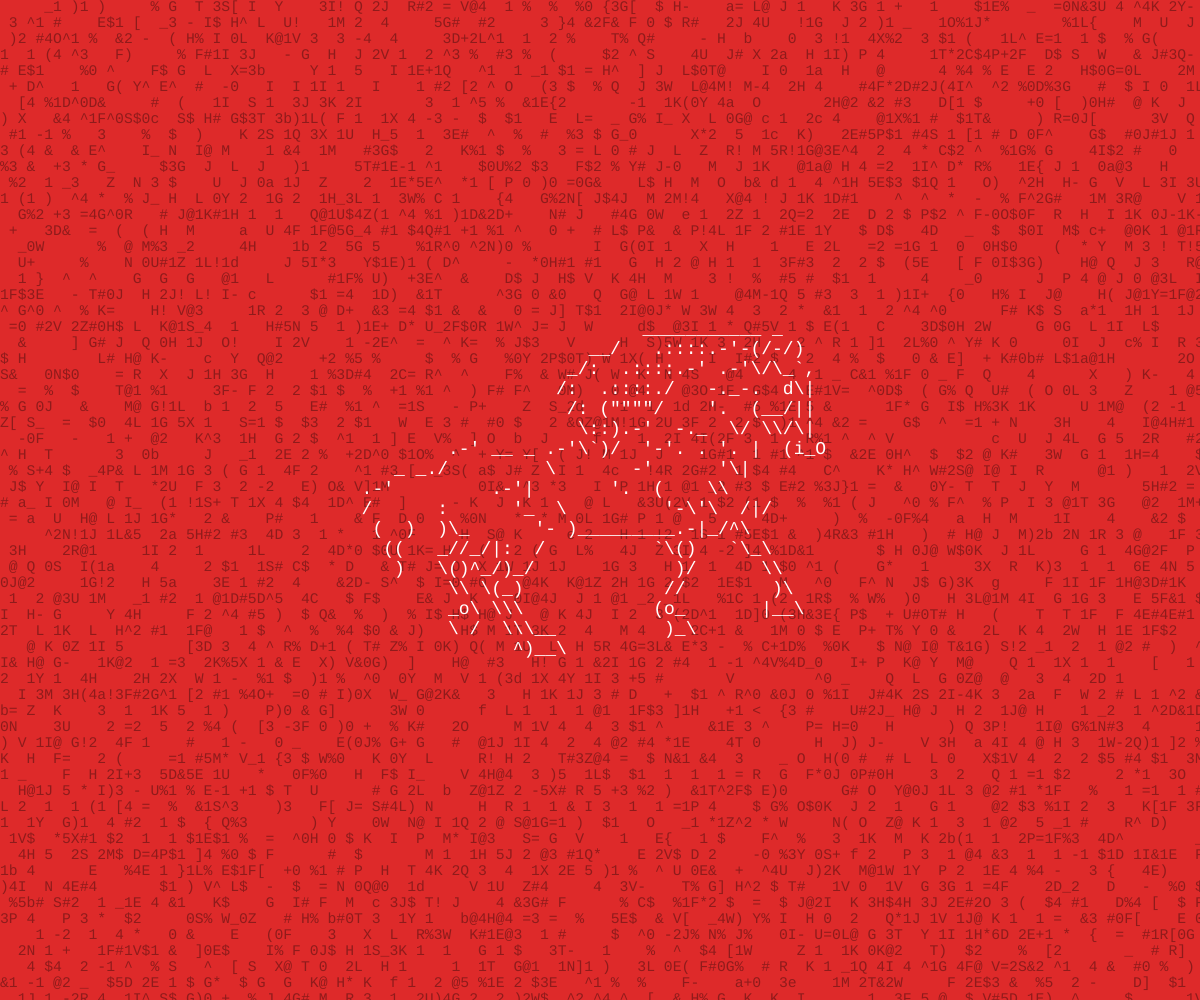
Frame 1 (no input)
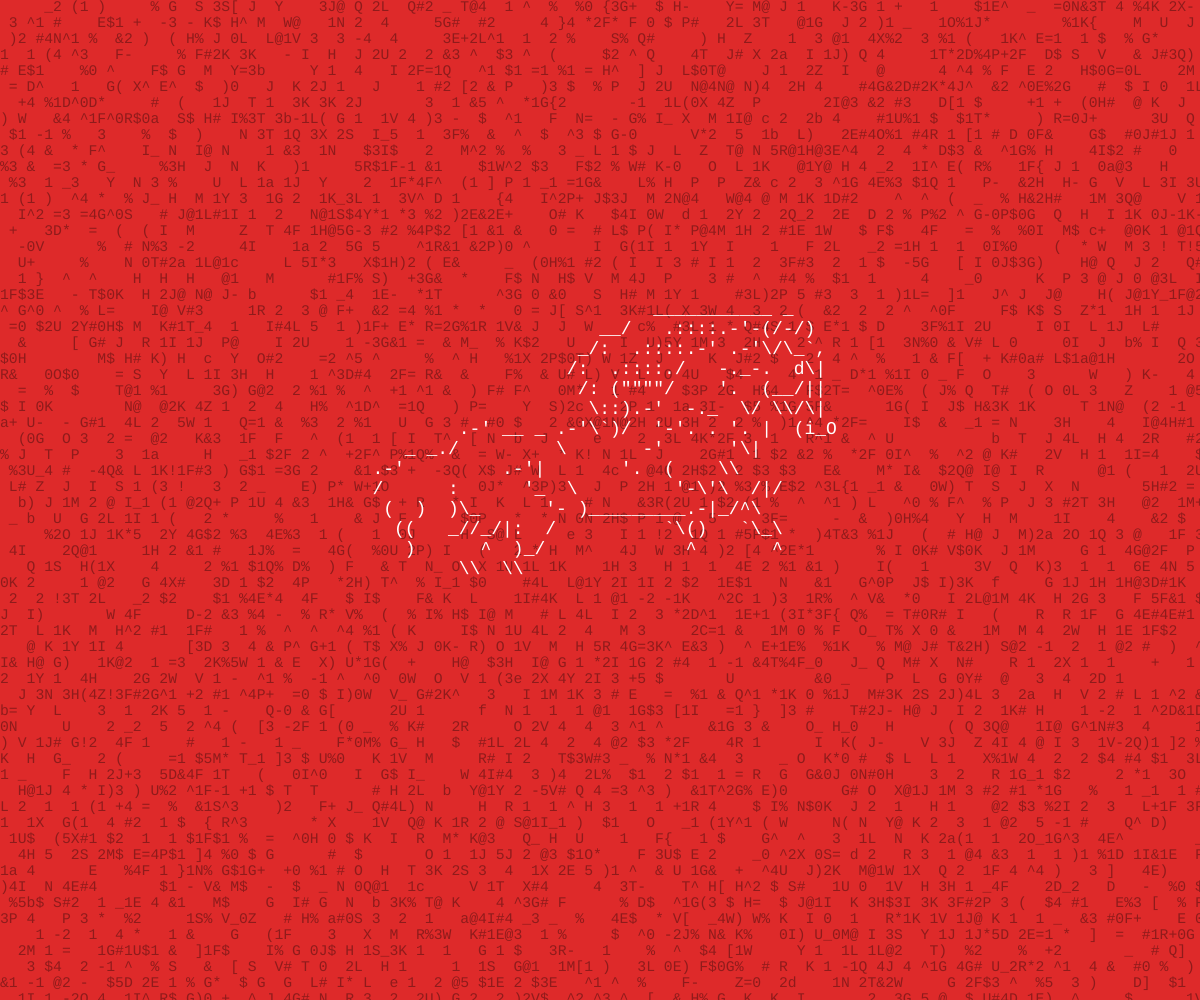
Frame 60 (no input)
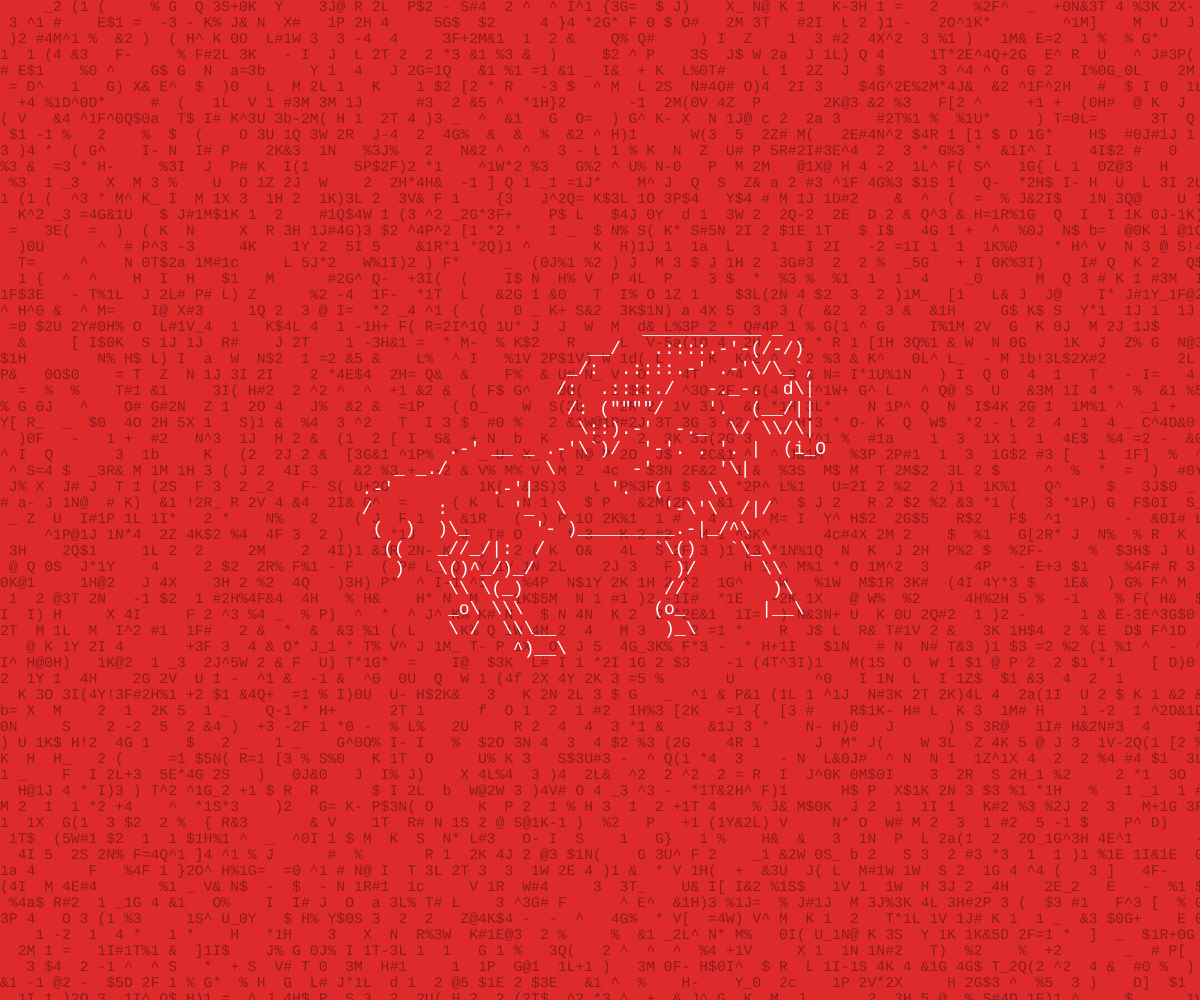
Frame 120 (the mouse pressed at the canvas centre since frame 60)

The p5.js sketch that drew these frames (run headless with seeded random() and noise() and a simulated clock; from frame 60 on, the mouse is pressed at the canvas centre):

// p5.js sketch
// ── sketch.js
// p5.js — ASCII horse run with distance-linked fill (stable, low flicker)

let fpsRun = 10;
let fontPx = 18;
let fontReady = false;
let pane = null;
const params = {
  changes: 1.2,
  space: 0.18,
  palette: "v0.5",
  horseSize: 1.0,
};
const colorThemes = {
  "v0.4": {
    bg: "#000000",
    fill: [24, 255, 28, 60],
    horse: "#F61E1E",
  },
  "v0.5": {
    bg: "#DE2A2A",
    fill: [0, 90],
    horse: "#FFFFFF",
  },
};

const fillScale = 0.82;
const trailRadius = 12.0;
const fillRampGroups = [
  "      _",
  "-=~^",
  "<>[]{}()",
  "!il1",
  "+*#%&@$",
  "0135792468",
  "ACEFGHJKLNPQRTUVWXYZ",
  "MW8BHKX",
];
const fillRampChars = buildRampChars(fillRampGroups);
const fillClassPools = [
  "~!@#$%^&*()-_=+[]{}<>?/\\|;:.,`'",
  "0123456789",
  "ABCDEFGHIJKLMNOPQRSTUVWXYZabcdefghijklmnopqrstuvwxyz",
];

let framesRows = [];
let framesMask = [];
let framesDist = [];
let frameContact = [];
let animFrameCount = 0;
let frameW = 0;
let frameH = 0;

let fillState = [];
let fillIndex = [];
let fillCooldown = [];
let fillCols = 0;
let fillRows = 0;

const runMotionPath = [
  { x: 0, y: 0 },
  { x: 1, y: -1 },
  { x: 2, y: 0 },
  { x: 1, y: 1 },
];

const rawFrames = [
`                           ___________ _
                      __/   .::::.-'-(/-/)
                    _/:  .::::.-' .-'\\/\\_\`,
                   /:  .::::./   -._-.  d\\|
                    /: (""""/    '.  (__/||
                     \\::).-'  -._  \\/ \\\\/\\|
         .-' __ _ .-'\\\`)/  '-'. . '. |  (i_O
    _ _./         \\       -'      '\\|
 .-'         .-'|       '.  (    \\\\
 /      :      '_  \\         '-\\'\\  /|/
  (  )  )\\_      '- )_________.-|_/^\\
   ((   _//_/|:  /          \`\\()   \`\\_\\
    )   \\()^_/)_/             )/      \\\\
         \\\\ \\(_)             //        )\\
         _o\\ \\\\\\            (o_       |__\\
         \\ /  \\\\\\__          )_\\
               ^)__\\
`,

`                           ___________ _
                      __/   .::::.-'-(/-/)
                    _/:  .::::.-' .-'\\/\\_\`,
                   /:  .::::./   -._-.  d\\|
                    /: (""""/    '.  (__/||
                     \\::).-'  -._  \\/ \\\\/\\|
         .-' __ _ .-'\\\`)/  '-'. . '. |  (i_O
    _ _./         \\       -'      '\\|
 .-'         .-'|       '.  (    \\\\
 /      :      '_  \\         '-\\'\\  /|/
  (  )  )\\_      '- )_________.-|_/^\\
   ((   _//_/|:  /          \`\\()   \`\\_\\
    )      ^  )_/             ^       ^
         \\\\  \\\\
`,

`                           ___________ _
                      __/   .::::.-'-(/-/)
                    _/:  .::::.-' .-'\\/\\_\`,
                   /:  .::::./   -._-.  d\\|
                    /: (""""/    '.  (__/||
                     \\::).-'  -._  \\/ \\\\/\\|
         .-' __ _ .-'\\\`)/  '-'. . '. |  (i_O
    _ _./         \\       -'      '\\|
 .-'         .-'|       '.  (    \\\\
 /      :      '_  \\         '-\\'\\  /|/
  (  )  )\\_      '- )_________.-|_/^\\
   ((   _//_/|:  /          \`\\()   \`\\_\\
    )   \\\\     )_/            \\\\       \\
         _o\\   \\\\\\             _o\\      \\
         \\ /    \\\\\\__          \\ /       \\__
               ^)__\\
`,

`                           ___________ _
                      __/   .::::.-'-(/-/)
                    _/:  .::::.-' .-'\\/\\_\`,
                   /:  .::::./   -._-.  d\\|
                    /: (""""/    '.  (__/||
                     \\::).-'  -._  \\/ \\\\/\\|
         .-' __ _ .-'\\\`)/  '-'. . '. |  (i_O
    _ _./         \\       -'      '\\|
 .-'         .-'|       '.  (    \\\\
 /      :      '_  \\         '-\\'\\  /|/
  (  )  )\\_      '- )_________.-|_/^\\
   ((   _//_/|:  /          \`\\()   \`\\_\\
    )   \\()^_/)_/             )/      \\\\
         \\\\ \\(_)             //        )\\
         _o\\                  _o\\
         \\ /                  \\ /
`
];

function setup() {
  createCanvas(windowWidth, windowHeight);
  pixelDensity(1);
  textAlign(LEFT, TOP);
  noStroke();
  if (window.Tweakpane && !pane) {
    pane = new window.Tweakpane.Pane({ title: "ASCII" });
    pane.addInput(params, "palette", {
      label: "palette",
      options: {
        "v0.4": "v0.4",
        "v0.5": "v0.5",
      },
    });
    pane.addInput(params, "changes", {
      label: "changes",
      min: 0,
      max: 10,
      step: 0.01,
    });
    pane.addInput(params, "horseSize", {
      label: "horse size",
      min: 0.5,
      max: 2.2,
      step: 0.01,
    });
    pane.addInput(params, "space", {
      label: "space",
      min: 0,
      max: 1,
      step: 0.01,
    });
  }
  document.fonts.ready.then(() => {
    textFont("JetBrains Mono, monospace");
    fontReady = true;
    buildFrames();
  });
}

function windowResized() {
  resizeCanvas(windowWidth, windowHeight);
  fillCols = 0;
  fillRows = 0;
}

function draw() {
  const theme = colorThemes[params.palette] ?? colorThemes["v0.5"];
  background(theme.bg);
  if (!fontReady || animFrameCount === 0) return;

  const horseSizeScale = constrain(params.horseSize, 0.5, 2.2);
  textSize(fontPx * horseSizeScale);
  textFont("JetBrains Mono, monospace");
  drawingContext.font = `${textSize()}px "JetBrains Mono", monospace`;
  drawingContext.textBaseline = "top";

  let drawSize = fontPx * horseSizeScale;
  let metrics = measureFrame();
  let cellW = metrics.cellW;
  let lineH = metrics.lineH;
  let blockW = metrics.maxW;
  let blockH = frameH * lineH;

  if (blockW > width || blockH > height) {
    const fit = Math.min(width / blockW, height / blockH);
    drawSize = fontPx * horseSizeScale * fit;
    textSize(drawSize);
    textFont("JetBrains Mono, monospace");
    drawingContext.font = `${textSize()}px "JetBrains Mono", monospace`;
    metrics = measureFrame();
    cellW = metrics.cellW;
    lineH = metrics.lineH;
    blockW = metrics.maxW;
    blockH = frameH * lineH;
  }

  const x0 = Math.floor(width * 0.5 - blockW * 0.5);
  const y0 = Math.floor(height * 0.5 - blockH * 0.5);
  textLeading(lineH);

  const t = millis() / 1000;
  const pos = t * fpsRun;
  const idx = Math.floor(pos) % animFrameCount;
  const nextAnimIdx = (idx + 1) % animFrameCount;
  const mix = pos - Math.floor(pos);
  const prevIdx = (idx - 1 + animFrameCount) % animFrameCount;
  const rows = framesRows[idx];
  const dist = framesDist[idx];
  const contactStrength = lerp(frameContact[idx] ?? 0, frameContact[nextAnimIdx] ?? 0, mix);

  const motionNow = sampleMotionAtPos(pos);
  const motionPrev = sampleMotionAtPos(pos - 0.20);
  const vx = motionNow.x - motionPrev.x;
  const vy = motionNow.y - motionPrev.y;
  const moveSpeed = Math.sqrt(vx * vx + vy * vy);
  const moveDirX = Math.abs(vx) > 1e-5 ? Math.sign(vx) : 1;

  textSize(drawSize * fillScale);
  textFont("JetBrains Mono, monospace");
  drawingContext.font = `${textSize()}px "JetBrains Mono", monospace`;
  const fillCellW = drawingContext.measureText("M").width;
  const fillLineH = measureLineHeight();
  const bgCols = Math.ceil(width / fillCellW) + 1;
  const bgRows = Math.ceil(height / fillLineH) + 1;
  ensureFillState(bgCols, bgRows);
  const changeLevel = constrain(params.changes, 0, 4);
  const changeScale = lerp(0.08, 3.2, changeLevel / 4);
  const changesEnabled = changeLevel > 0.001;
  const spaceAmount = constrain(params.space, 0, 1);

  fill(...theme.fill);
  for (let gy = 0; gy < bgRows; gy++) {
    let fillRow = "";
    for (let gx = 0; gx < bgCols; gx++) {
      const si = gy * bgCols + gx;
      const px = gx * fillCellW;
      const py = gy * fillLineH;

      const dHorse = sampleHorseDistanceWorld(px, py, x0, y0, cellW, lineH, frameW, frameH, dist);
      const nDist = constrain(dHorse / (trailRadius * 3.2), 0, 1);
      const influence = 1.0 - nDist;

      const cx = x0 + blockW * 0.5;
      const cy = y0 + blockH * 0.5;
      const dx = (px - cx) / Math.max(1, cellW);
      const dy = (py - cy) / Math.max(1, lineH);
      const dir = (vx * dx + vy * dy) / Math.max(1, frameW + frameH);
      const wake = constrain(influence + dir * 1.1, 0, 1);
      const dxNorm = (px - cx) / Math.max(1, blockW * 0.5);
      const frontSigned = constrain(moveDirX * dxNorm, -1, 1);
      const backBias = constrain(-frontSigned, 0, 1);
      const frontBias = constrain(frontSigned, 0, 1);
      const motionGain = constrain(moveSpeed * 12.0, 0, 1);
      const frontBackGain = constrain(1.0 + motionGain * (2.8 * backBias - 1.2 * frontBias), 0.08, 4.2);
      const behindX = constrain(-moveDirX * dxNorm, 0, 1);
      const tailY = constrain(1.0 - Math.abs((py - cy) / Math.max(1, blockH * 0.45)), 0, 1);
      const tailCone = Math.pow(behindX, 1.35) * Math.pow(tailY, 1.1);

      const baseA = hash01(gx, gy, 3);
      const baseB = hash01(gx + 97, gy + 211, 9);
      const basePattern = 0.65 * baseA + 0.35 * baseB;
      const phase1 = 0.22 * gx + 0.17 * gy + t * (0.35 + 0.45 * influence);
      const phase2 = -0.11 * gx + 0.19 * gy + t * (0.22 + 0.35 * influence);
      const movingPattern = 0.5 + 0.5 * (0.65 * sin(phase1) + 0.35 * sin(phase2 + dir * 8.0));
      const gainForCell = frontBackGain;
      const targetMix = constrain(wake * gainForCell, 0, 1);
      const target = constrain(lerp(basePattern, movingPattern, targetMix), 0, 1);

      const contactGain = lerp(0.22, 1.0, contactStrength);
      // Leftward advection field: strongest in horse wake band, weak in front/far regions.
      const yBand = constrain(1.0 - Math.abs((py - cy) / Math.max(1, blockH * 0.55)), 0, 1);
      const flowLeft = constrain(
        0.004 +
        motionGain * (0.012 + 0.16 * tailCone + 0.06 * backBias) * influence * yBand * contactGain,
        0,
        0.22
      );
      const upstream = gx < bgCols - 1 ? fillState[si + 1] : fillState[si];
      fillState[si] = lerp(fillState[si], upstream, flowLeft);

      const alpha = lerp(0.002, 0.045, influence) * contactGain * (0.7 + 0.9 * backBias * motionGain);
      fillState[si] = lerp(fillState[si], target, alpha);

      let energy = fillState[si];
      const staticVar = hash01(gx, gy, 41);
      const slowVar = 0.5 + 0.5 * sin(0.031 * gx + 0.047 * gy + t * 0.12);
      energy = constrain(energy * 0.72 + staticVar * 0.20 + slowVar * 0.08, 0, 1);
      const targetIdx = energyToIndexExpanded(energy);

      const intervalBase = Math.floor(lerp(34, 10, influence));
      const interval = clampInt(Math.floor(intervalBase / (0.35 + changeScale)), 3, 48);
      const stagger = (gx * 13 + gy * 7) & 31;
      let curIdx = fillIndex[si];
      const margin = Math.max(3, Math.floor(fillRampChars.length * 0.08));

      const cd = fillCooldown[si] ?? 0;
      if (cd > 0) fillCooldown[si] = cd - 1;

      // Per-cell update chance removes scan-order bias (no top-of-screen favoritism).
      const changeChance =
        lerp(0.00025, 0.018, influence) *
        changeScale *
        contactGain *
        (0.55 + 1.7 * tailCone * motionGain + 0.5 * backBias * motionGain) *
        (0.75 + 0.8 * yBand);
      const allowByChance = hash01(gx, gy, window.frameCount * 17 + 23) < changeChance;
      if (
        changesEnabled &&
        influence > 0.12 &&
        ((window.frameCount + stagger) % interval) === 0 &&
        allowByChance &&
        (fillCooldown[si] ?? 0) <= 0
      ) {
        if (targetIdx > curIdx + margin) curIdx += 1;
        else if (targetIdx < curIdx - margin) curIdx -= 1;
        if (curIdx !== fillIndex[si]) {
          const cooldownBase = lerp(28, 10, influence);
          fillCooldown[si] = clampInt(Math.floor(cooldownBase / (0.45 + changeScale * 0.85)), 2, 28);
        }
      }
      fillIndex[si] = curIdx;

      const ri = clampInt(curIdx, 0, fillRampChars.length - 1);
      // Stable class assignment per cell: punctuation / digits / letters.
      const classIdx = (gx + ((gy * 5 + 7) % 3)) % 3;
      const pool = fillClassPools[classIdx];
      const riNorm = ri / Math.max(1, fillRampChars.length - 1);
      const basePick = hash01(gx, gy, classIdx + 733);
      const driftPick = Math.floor(t * (0.35 + 3.6 * tailCone * motionGain * contactGain));
      const slowPick = 0.5 + 0.5 * sin(0.12 * gx + 0.09 * gy + 0.5 * driftPick + classIdx * 1.9);
      const pick01 = constrain(riNorm * 0.66 + basePick * 0.18 + slowPick * 0.16, 0, 1);
      const pick = clampInt(Math.floor(pick01 * pool.length), 0, pool.length - 1);
      const spaceChance = constrain(spaceAmount * (0.25 + 0.75 * (1.0 - riNorm)), 0, 0.95);
      const spaceRoll = 0.68 * basePick + 0.32 * slowPick;
      const ch = spaceRoll < spaceChance ? " " : (pool[pick] ?? " ");
      fillRow += ch;
    }
    text(fillRow, 0, gy * fillLineH);
  }

  textSize(drawSize);
  textFont("JetBrains Mono, monospace");
  drawingContext.font = `${textSize()}px "JetBrains Mono", monospace`;
  fill(theme.horse);
  for (let y = 0; y < frameH; y++) {
    const row = rows[y] ?? "";
    text(row, x0, y0 + y * lineH);
  }
}

function buildFrames() {
  const parsed = rawFrames.map((f) => f.split("\n"));
  animFrameCount = parsed.length;
  const baseH = Math.max(...parsed.map((rows) => rows.length));
  const baseW = Math.max(...parsed.map((rows) => Math.max(...rows.map((r) => r.length))));

  let minX = Infinity;
  let minY = Infinity;
  let maxX = -Infinity;
  let maxY = -Infinity;
  for (let i = 0; i < animFrameCount; i++) {
    const m = runMotionPath[i % runMotionPath.length];
    minX = Math.min(minX, m.x);
    minY = Math.min(minY, m.y);
    maxX = Math.max(maxX, m.x);
    maxY = Math.max(maxY, m.y);
  }

  const pad = 1;
  frameW = baseW + (maxX - minX) + pad * 2;
  frameH = baseH + (maxY - minY) + pad * 2;

  framesMask = [];
  framesDist = [];
  const contactRaw = [];
  framesRows = parsed.map((rows, i) => {
    const m = runMotionPath[i % runMotionPath.length];
    const offX = m.x - minX + pad;
    const offY = m.y - minY + pad;

    const canvas = Array.from({ length: frameH }, () =>
      Array.from({ length: frameW }, () => " ")
    );

    for (let y = 0; y < rows.length; y++) {
      const src = rows[y];
      const yy = y + offY;
      if (yy < 0 || yy >= frameH) continue;
      for (let x = 0; x < src.length; x++) {
        const ch = src[x];
        if (ch === " ") continue;
        const xx = x + offX;
        if (xx < 0 || xx >= frameW) continue;
        canvas[yy][xx] = ch;
      }
    }

    const rowStrings = canvas.map((r) => r.join(""));
    const mask = new Uint8Array(frameW * frameH);
    for (let y = 0; y < frameH; y++) {
      const off = y * frameW;
      for (let x = 0; x < frameW; x++) {
        mask[off + x] = canvas[y][x] === " " ? 0 : 1;
      }
    }

    framesMask.push(mask);
    framesDist.push(chamferDistance(mask, frameW, frameH));
    contactRaw.push(computeGroundContact(mask, frameW, frameH));
    return rowStrings;
  });

  const cMin = Math.min(...contactRaw);
  const cMax = Math.max(...contactRaw);
  const denom = Math.max(1e-6, cMax - cMin);
  frameContact = contactRaw.map((v) => Math.pow(constrain((v - cMin) / denom, 0, 1), 0.85));
}

function measureFrame() {
  const cellW = drawingContext.measureText("M").width;
  const lineH = measureLineHeight();
  return { cellW, maxW: frameW * cellW, lineH };
}

function measureLineHeight() {
  let lineH = textAscent() + textDescent();
  const m = drawingContext.measureText("M");
  if (m.actualBoundingBoxAscent !== undefined) {
    const h = m.actualBoundingBoxAscent + m.actualBoundingBoxDescent;
    if (h > lineH) lineH = h;
  }
  return lineH;
}

function chamferDistance(mask, w, h) {
  const INF = 1e9;
  const d = new Float32Array(w * h);
  for (let i = 0; i < d.length; i++) d[i] = mask[i] ? 0 : INF;

  const w1 = 1.0;
  const w2 = 1.4;
  for (let y = 0; y < h; y++) {
    const row = y * w;
    for (let x = 0; x < w; x++) {
      const i = row + x;
      let best = d[i];
      if (x > 0) best = Math.min(best, d[i - 1] + w1);
      if (y > 0) best = Math.min(best, d[i - w] + w1);
      if (x > 0 && y > 0) best = Math.min(best, d[i - w - 1] + w2);
      if (x < w - 1 && y > 0) best = Math.min(best, d[i - w + 1] + w2);
      d[i] = best;
    }
  }
  for (let y = h - 1; y >= 0; y--) {
    const row = y * w;
    for (let x = w - 1; x >= 0; x--) {
      const i = row + x;
      let best = d[i];
      if (x < w - 1) best = Math.min(best, d[i + 1] + w1);
      if (y < h - 1) best = Math.min(best, d[i + w] + w1);
      if (x < w - 1 && y < h - 1) best = Math.min(best, d[i + w + 1] + w2);
      if (x > 0 && y < h - 1) best = Math.min(best, d[i + w - 1] + w2);
      d[i] = best;
    }
  }
  return d;
}

function clampInt(v, lo, hi) {
  return Math.max(lo, Math.min(hi, v));
}

function buildRampChars(groups) {
  let s = "";
  for (let i = 0; i < groups.length; i++) s += groups[i];
  return s;
}

function energyToIndexExpanded(energy) {
  const e = constrain((energy - 0.06) / 0.88, 0, 1);
  const shaped = Math.pow(e, 0.78);
  const n = fillRampChars.length;
  return clampInt(Math.floor(shaped * (n - 1)), 0, n - 1);
}

function indexToGroup(idx) {
  const n = fillRampChars.length;
  const g = fillRampGroups.length;
  const k = clampInt(idx, 0, n - 1);
  return clampInt(Math.floor((k / Math.max(1, n - 1)) * (g - 1)), 0, g - 1);
}

function ensureFillState(cols, rows) {
  if (cols === fillCols && rows === fillRows && fillState.length === cols * rows) return;

  const next = new Float32Array(cols * rows);
  const nextIdx = new Int16Array(cols * rows);
  const nextCd = new Int16Array(cols * rows);
  const copyCols = Math.min(cols, fillCols);
  const copyRows = Math.min(rows, fillRows);

  for (let y = 0; y < copyRows; y++) {
    const oldOff = y * fillCols;
    const newOff = y * cols;
    for (let x = 0; x < copyCols; x++) {
      next[newOff + x] = fillState[oldOff + x] ?? 0;
      nextIdx[newOff + x] = fillIndex[oldOff + x] ?? 0;
      nextCd[newOff + x] = fillCooldown[oldOff + x] ?? 0;
    }
  }

  for (let i = 0; i < next.length; i++) {
    if (next[i] === 0) {
      const seed = hash01(i % cols, Math.floor(i / cols), 5);
      next[i] = seed;
      nextIdx[i] = energyToIndexExpanded(seed);
      nextCd[i] = clampInt(Math.floor(hash01(i, i >> 1, 13) * 9), 0, 8);
    }
  }

  fillState = next;
  fillIndex = nextIdx;
  fillCooldown = nextCd;
  fillCols = cols;
  fillRows = rows;
}

function hash01(x, y, s) {
  let n = x * 374761393 + y * 668265263 + s * 1442695041;
  n = (n ^ (n >>> 13)) >>> 0;
  n = (n * 1274126177) >>> 0;
  return (n & 0xffffffff) / 4294967295;
}

function sampleHorseDistanceWorld(px, py, x0, y0, cellW, lineH, w, h, distField) {
  const gx = (px - x0) / Math.max(1e-6, cellW);
  const gy = (py - y0) / Math.max(1e-6, lineH);
  const ix = Math.floor(gx);
  const iy = Math.floor(gy);

  if (ix >= 0 && ix < w && iy >= 0 && iy < h) {
    const d = distField[iy * w + ix];
    return isFinite(d) ? d : 1e3;
  }

  const ox = (ix < 0) ? -ix : (ix >= w ? ix - (w - 1) : 0);
  const oy = (iy < 0) ? -iy : (iy >= h ? iy - (h - 1) : 0);
  return Math.sqrt(ox * ox + oy * oy);
}

function computeGroundContact(mask, w, h) {
  const band = Math.min(5, h);
  const y0 = h - band;
  let score = 0;
  for (let y = y0; y < h; y++) {
    const weight = (y - y0 + 1);
    const off = y * w;
    for (let x = 0; x < w; x++) {
      if (mask[off + x] === 1) score += weight;
    }
  }
  return score;
}

function sampleMotionAtPos(p) {
  const n = runMotionPath.length;
  const base = ((p % n) + n) % n;
  const i0 = Math.floor(base) % n;
  const i1 = (i0 + 1) % n;
  const u = base - Math.floor(base);
  const a = runMotionPath[i0];
  const b = runMotionPath[i1];
  return {
    x: lerp(a.x, b.x, u),
    y: lerp(a.y, b.y, u),
  };
}

function keyPressed() {
  if (key === "f" || key === "F") {
    const next = !fullscreen();
    fullscreen(next);
  }
}
